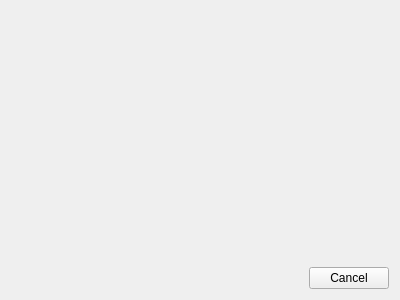
<?xml version="1.0" encoding="UTF-8"?>
<ui version="4.0">
 <class>Angular_Velocity_Calibration_Wizard_Reset</class>
 <widget class="QWidget" name="Angular_Velocity_Calibration_Wizard_Reset">
  <property name="geometry">
   <rect>
    <x>0</x>
    <y>0</y>
    <width>400</width>
    <height>300</height>
   </rect>
  </property>
  <property name="windowTitle">
   <string>Form</string>
  </property>
  <layout class="QVBoxLayout" name="verticalLayout">
   <item>
    <widget class="QLabel" name="info">
     <property name="text">
      <string/>
     </property>
     <property name="wordWrap">
      <bool>true</bool>
     </property>
    </widget>
   </item>
   <item>
    <spacer name="verticalSpacer">
     <property name="orientation">
      <enum>Qt::Vertical</enum>
     </property>
     <property name="sizeHint" stdset="0">
      <size>
       <width>20</width>
       <height>40</height>
      </size>
     </property>
    </spacer>
   </item>
   <item>
    <widget class="QDialogButtonBox" name="buttonBox">
     <property name="standardButtons">
      <set>QDialogButtonBox::Cancel</set>
     </property>
    </widget>
   </item>
  </layout>
 </widget>
 <resources/>
 <connections/>
</ui>
